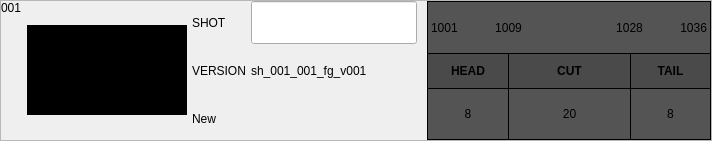
<?xml version="1.0" encoding="UTF-8"?>
<ui version="4.0">
 <class>CutDiffCard</class>
 <widget class="QFrame" name="CutDiffCard">
  <property name="geometry">
   <rect>
    <x>0</x>
    <y>0</y>
    <width>712</width>
    <height>141</height>
   </rect>
  </property>
  <property name="windowTitle">
   <string>Frame</string>
  </property>
  <property name="frameShape">
   <enum>QFrame::StyledPanel</enum>
  </property>
  <property name="frameShadow">
   <enum>QFrame::Raised</enum>
  </property>
  <layout class="QHBoxLayout" name="horizontalLayout_2" stretch="3,2">
   <property name="spacing">
    <number>0</number>
   </property>
   <property name="margin">
    <number>0</number>
   </property>
   <item>
    <layout class="QHBoxLayout" name="left_layout" stretch="0,0,1">
     <property name="spacing">
      <number>5</number>
     </property>
     <property name="leftMargin">
      <number>0</number>
     </property>
     <property name="rightMargin">
      <number>10</number>
     </property>
     <item>
      <widget class="QLabel" name="cut_order_label">
       <property name="text">
        <string>001</string>
       </property>
       <property name="alignment">
        <set>Qt::AlignLeading|Qt::AlignLeft|Qt::AlignTop</set>
       </property>
       <property name="margin">
        <number>0</number>
       </property>
       <property name="indent">
        <number>0</number>
       </property>
      </widget>
     </item>
     <item>
      <widget class="QLabel" name="icon_label">
       <property name="sizePolicy">
        <sizepolicy hsizetype="Fixed" vsizetype="Fixed">
         <horstretch>0</horstretch>
         <verstretch>0</verstretch>
        </sizepolicy>
       </property>
       <property name="minimumSize">
        <size>
         <width>160</width>
         <height>90</height>
        </size>
       </property>
       <property name="maximumSize">
        <size>
         <width>160</width>
         <height>90</height>
        </size>
       </property>
       <property name="baseSize">
        <size>
         <width>160</width>
         <height>90</height>
        </size>
       </property>
       <property name="styleSheet">
        <string notr="true">background-color: black;</string>
       </property>
       <property name="text">
        <string/>
       </property>
       <property name="pixmap">
        <pixmap resource="resources.qrc">:/tk_multi_importcut/sg_logo.png</pixmap>
       </property>
       <property name="alignment">
        <set>Qt::AlignCenter</set>
       </property>
       <property name="margin">
        <number>0</number>
       </property>
       <property name="indent">
        <number>0</number>
       </property>
      </widget>
     </item>
     <item>
      <layout class="QGridLayout" name="gridLayout_2" rowstretch="1,1,1" columnstretch="0,1,0" columnminimumwidth="0,0,0">
       <item row="1" column="1">
        <widget class="QLabel" name="version_name_label">
         <property name="text">
          <string>sh_001_001_fg_v001</string>
         </property>
        </widget>
       </item>
       <item row="1" column="0">
        <widget class="QLabel" name="version_title_label">
         <property name="text">
          <string>VERSION</string>
         </property>
        </widget>
       </item>
       <item row="0" column="0">
        <widget class="QLabel" name="shot_title_label">
         <property name="styleSheet">
          <string notr="true"/>
         </property>
         <property name="text">
          <string>SHOT</string>
         </property>
         <property name="constant_title" stdset="0">
          <bool>true</bool>
         </property>
        </widget>
       </item>
       <item row="0" column="1">
        <widget class="EntityLineWidget" name="shot_name_line">
         <property name="sizePolicy">
          <sizepolicy hsizetype="Preferred" vsizetype="Preferred">
           <horstretch>0</horstretch>
           <verstretch>0</verstretch>
          </sizepolicy>
         </property>
         <property name="text">
          <string/>
         </property>
        </widget>
       </item>
       <item row="2" column="0" colspan="2">
        <widget class="QLabel" name="status_label">
         <property name="text">
          <string>New</string>
         </property>
         <property name="wordWrap">
          <bool>true</bool>
         </property>
        </widget>
       </item>
      </layout>
     </item>
    </layout>
   </item>
   <item>
    <layout class="QVBoxLayout" name="right_layout" stretch="2">
     <property name="spacing">
      <number>0</number>
     </property>
     <property name="bottomMargin">
      <number>0</number>
     </property>
     <item>
      <layout class="QGridLayout" name="gridLayout" rowstretch="3,2,3">
       <property name="spacing">
        <number>0</number>
       </property>
       <item row="1" column="5" colspan="2">
        <widget class="QLabel" name="tail_title_label">
         <property name="styleSheet">
          <string notr="true">background-color : rgb(74, 74, 74);
border-top: 1px solid black;
border-left: 1px solid black;
border-right: 1px solid black;</string>
         </property>
         <property name="frameShape">
          <enum>QFrame::NoFrame</enum>
         </property>
         <property name="text">
          <string>&lt;b&gt;TAIL&lt;/b&gt;</string>
         </property>
         <property name="alignment">
          <set>Qt::AlignCenter</set>
         </property>
        </widget>
       </item>
       <item row="1" column="0" colspan="2">
        <widget class="QLabel" name="head_title_label">
         <property name="styleSheet">
          <string notr="true">background-color : rgb(74, 74, 74);
border-top: 1px solid black;
border-left: 1px solid black;
</string>
         </property>
         <property name="frameShape">
          <enum>QFrame::NoFrame</enum>
         </property>
         <property name="text">
          <string>&lt;b&gt;HEAD&lt;/b&gt;</string>
         </property>
         <property name="alignment">
          <set>Qt::AlignCenter</set>
         </property>
         <property name="margin">
          <number>1</number>
         </property>
        </widget>
       </item>
       <item row="0" column="3">
        <widget class="QLabel" name="label_4">
         <property name="styleSheet">
          <string notr="true">background-color : rgb(84, 84, 84);
border-top: 1px solid black;
</string>
         </property>
         <property name="text">
          <string/>
         </property>
        </widget>
       </item>
       <item row="0" column="4" colspan="2">
        <widget class="QLabel" name="cut_out_label">
         <property name="styleSheet">
          <string notr="true">background-color : rgb(84, 84, 84);
border-top: 1px solid black;
</string>
         </property>
         <property name="text">
          <string>1028</string>
         </property>
         <property name="alignment">
          <set>Qt::AlignCenter</set>
         </property>
        </widget>
       </item>
       <item row="1" column="2" colspan="3">
        <widget class="QLabel" name="cut_title_label">
         <property name="styleSheet">
          <string notr="true">background-color : rgb(74, 74, 74);
border-top: 1px solid black;
border-left: 1px solid black;
</string>
         </property>
         <property name="frameShape">
          <enum>QFrame::NoFrame</enum>
         </property>
         <property name="text">
          <string>&lt;b&gt;CUT&lt;/b&gt;</string>
         </property>
         <property name="alignment">
          <set>Qt::AlignCenter</set>
         </property>
        </widget>
       </item>
       <item row="0" column="1" colspan="2">
        <widget class="QLabel" name="cut_in_label">
         <property name="styleSheet">
          <string notr="true">background-color : rgb(84, 84, 84);
border-top: 1px solid black;
</string>
         </property>
         <property name="text">
          <string>1009</string>
         </property>
         <property name="alignment">
          <set>Qt::AlignCenter</set>
         </property>
        </widget>
       </item>
       <item row="0" column="0">
        <widget class="QLabel" name="shot_head_in_label">
         <property name="styleSheet">
          <string notr="true">background-color : rgb(84, 84, 84);
border-top: 1px solid black;
border-left: 1px solid black;</string>
         </property>
         <property name="text">
          <string>1001</string>
         </property>
         <property name="alignment">
          <set>Qt::AlignLeading|Qt::AlignLeft|Qt::AlignVCenter</set>
         </property>
        </widget>
       </item>
       <item row="0" column="6">
        <widget class="QLabel" name="shot_tail_out_label">
         <property name="styleSheet">
          <string notr="true">background-color : rgb(84, 84, 84);
border-top: 1px solid black;
border-right: 1px solid black;</string>
         </property>
         <property name="text">
          <string>1036</string>
         </property>
         <property name="alignment">
          <set>Qt::AlignRight|Qt::AlignTrailing|Qt::AlignVCenter</set>
         </property>
        </widget>
       </item>
       <item row="2" column="0" colspan="2">
        <widget class="QLabel" name="head_duration_label">
         <property name="styleSheet">
          <string notr="true">background-color : rgb(84, 84, 84);
border-top: 1px solid black;
border-bottom: 1px solid black;
border-left: 1px solid black;
</string>
         </property>
         <property name="frameShape">
          <enum>QFrame::NoFrame</enum>
         </property>
         <property name="text">
          <string>8</string>
         </property>
         <property name="alignment">
          <set>Qt::AlignCenter</set>
         </property>
        </widget>
       </item>
       <item row="2" column="2" colspan="3">
        <widget class="QLabel" name="cut_duration_label">
         <property name="styleSheet">
          <string notr="true">background-color : rgb(84, 84, 84);
border-top: 1px solid black;
border-bottom: 1px solid black;
border-left: 1px solid black;
</string>
         </property>
         <property name="frameShape">
          <enum>QFrame::NoFrame</enum>
         </property>
         <property name="text">
          <string>20</string>
         </property>
         <property name="alignment">
          <set>Qt::AlignCenter</set>
         </property>
        </widget>
       </item>
       <item row="2" column="5" colspan="2">
        <widget class="QLabel" name="tail_duration_label">
         <property name="styleSheet">
          <string notr="true">background-color : rgb(84, 84, 84);
border-top: 1px solid black;
border-left: 1px solid black;
border-right: 1px solid black;
border-bottom: 1px solid black;</string>
         </property>
         <property name="frameShape">
          <enum>QFrame::NoFrame</enum>
         </property>
         <property name="text">
          <string>8</string>
         </property>
         <property name="alignment">
          <set>Qt::AlignCenter</set>
         </property>
        </widget>
       </item>
      </layout>
     </item>
    </layout>
   </item>
  </layout>
 </widget>
 <customwidgets>
  <customwidget>
   <class>EntityLineWidget</class>
   <extends>QLineEdit</extends>
   <header>..dialog</header>
  </customwidget>
 </customwidgets>
 <resources>
  <include location="resources.qrc"/>
 </resources>
 <connections/>
</ui>
